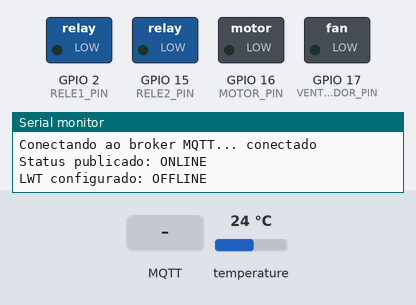
Simulated run of this sketch. Board: ESP32. Shown: switched loads named in the sketch (green lamp = pin HIGH), the last lines printed to the serial monitor. The inputs (shaded band) are chosen by the test bench; at power-on: temperature 24 °C. WiFi joins after 1.5 s; servers stay silent unless stated; no MQTT or app messages arrive unless stated.

Above: at 3.7 s.
3.8 s: MQTT message "ON" arrives on the first subscribed topic
At 5.0 s:
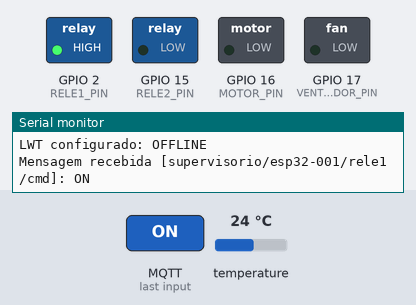
5.3 s: MQTT message "ON" arrives on the third subscribed topic
At 6.7 s:
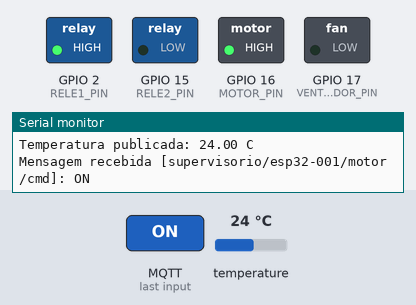
7.2 s: MQTT message "1" arrives on the first subscribed topic
At 7.8 s:
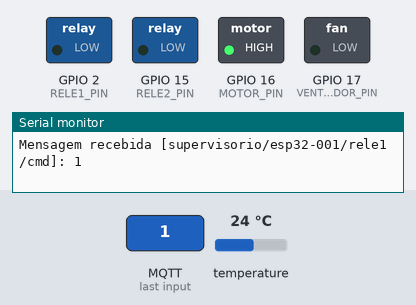
8.7 s: MQTT message "ON" arrives on the second subscribed topic
At 9.9 s:
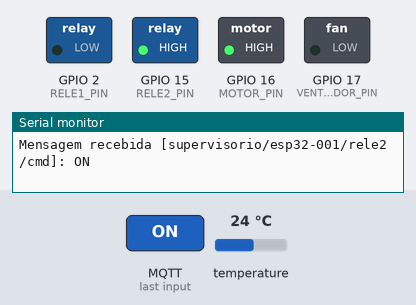
10.2 s: MQTT message "1" arrives on the third subscribed topic
At 11.8 s:
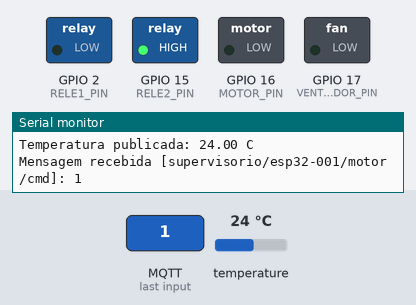
12.2 s: MQTT message "1" arrives on the second subscribed topic
At 12.8 s:
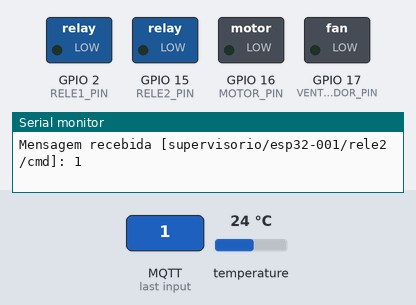
Timing chart, 0 to 14.7 s (numbered marks = the images above; inputs shaded):
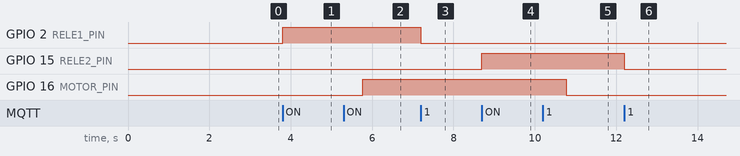

The sketch:

MqttConect.ino
```cpp
#include <WiFi.h>
#include <PubSubClient.h>
#include <WiFiClientSecure.h>
#include <OneWire.h>
#include <DallasTemperature.h>

// ============================================
// CREDENCIAIS DO WIFI
// ============================================
const char* ssid     = "suaredewifi"; // sua rede
const char* password = "********************"; // senha wifi

// ============================================
// CREDENCIAIS DO HIVEMQ CLOUD
// ============================================
const char* mqtt_broker   = "suacredenciais.s1.eu.hivemq.cloud";//credenciais
const int   mqtt_port     = 8883;
const char* mqtt_username = "********"; // username do broker mqtt
const char* mqtt_password = "**************"; // senhar do seu broker

// ============================================
// DS18B20
// ============================================
#define ONE_WIRE_BUS 4
OneWire oneWire(ONE_WIRE_BUS);
DallasTemperature sensors(&oneWire);

// ============================================
// PINOS DAS CARGAS
// ============================================
#define RELE1_PIN       2
#define RELE2_PIN       15
#define MOTOR_PIN       16
#define VENTILADOR_PIN  17

// ============================================
// TÓPICOS MQTT
// ============================================
const char* topic_temp        = "supervisorio/esp32-001/temperatura";

const char* topic_rele1_cmd   = "supervisorio/esp32-001/rele1/cmd";
const char* topic_rele1_state = "supervisorio/esp32-001/rele1/state";

const char* topic_rele2_cmd   = "supervisorio/esp32-001/rele2/cmd";
const char* topic_rele2_state = "supervisorio/esp32-001/rele2/state";

const char* topic_motor_cmd   = "supervisorio/esp32-001/motor/cmd";
const char* topic_motor_state = "supervisorio/esp32-001/motor/state";

const char* topic_vent_cmd    = "supervisorio/esp32-001/ventilador/cmd";
const char* topic_vent_state  = "supervisorio/esp32-001/ventilador/state";

const char* topic_status      = "supervisorio/esp32-001/status";

// ============================================
// ESTADOS ATUAIS
// ============================================
bool estadoRele1 = false;
bool estadoRele2 = false;
bool estadoMotor = false;
bool estadoVent  = false;

WiFiClientSecure espClient;
PubSubClient client(espClient);

// ============================================
// WIFI
// ============================================
void setup_wifi() {

  delay(10);

  Serial.println();
  Serial.print("Conectando à rede: ");
  Serial.println(ssid);

  WiFi.begin(ssid, password);

  while (WiFi.status() != WL_CONNECTED) {
    delay(1000);
    Serial.print(".");
  }

  Serial.println();
  Serial.println("WiFi conectado");

  Serial.print("Endereço IP: ");
  Serial.println(WiFi.localIP());
}

// ============================================
// CALLBACK - MENSAGENS RECEBIDAS
// ============================================
void callback(char* topic, byte* payload, unsigned int length) {

  char payloadStr[length + 1];

  memcpy(payloadStr, payload, length);
  payloadStr[length] = '\0';

  Serial.print("Mensagem recebida [");
  Serial.print(topic);
  Serial.print("]: ");
  Serial.println(payloadStr);

  bool ligar = (String(payloadStr) == "ON");

  // ==========================================
  // RELÉ 1
  // ==========================================
  if (strcmp(topic, topic_rele1_cmd) == 0) {

    estadoRele1 = ligar;

    digitalWrite(
      RELE1_PIN,
      ligar ? HIGH : LOW
    );

    client.publish(
      topic_rele1_state,
      ligar ? "ON" : "OFF",
      true
    );
  }

  // ==========================================
  // RELÉ 2
  // ==========================================
  else if (strcmp(topic, topic_rele2_cmd) == 0) {

    estadoRele2 = ligar;

    digitalWrite(
      RELE2_PIN,
      ligar ? HIGH : LOW
    );

    client.publish(
      topic_rele2_state,
      ligar ? "ON" : "OFF",
      true
    );
  }

  // ==========================================
  // MOTOR
  // ==========================================
  else if (strcmp(topic, topic_motor_cmd) == 0) {

    estadoMotor = ligar;

    digitalWrite(
      MOTOR_PIN,
      ligar ? HIGH : LOW
    );

    client.publish(
      topic_motor_state,
      ligar ? "ON" : "OFF",
      true
    );
  }

  // ==========================================
  // VENTILADOR
  // ==========================================
  else if (strcmp(topic, topic_vent_cmd) == 0) {

    estadoVent = ligar;

    digitalWrite(
      VENTILADOR_PIN,
      ligar ? HIGH : LOW
    );

    client.publish(
      topic_vent_state,
      ligar ? "ON" : "OFF",
      true
    );
  }
}

// ============================================
// RECONEXÃO MQTT
// ============================================
void reconnect() {

  while (!client.connected()) {

    Serial.print("Conectando ao broker MQTT...");

    // ==================================================
    // LWT
    //
    // Se o ESP32 perder a conexão inesperadamente,
    // o HiveMQ publicará:
    //
    // supervisorio/esp32-001/status = offline
    //
    // O true faz essa mensagem ficar retida.
    // ==================================================

    if (client.connect(
          "ESP32-001",
          mqtt_username,
          mqtt_password,
          topic_status,
          0,
          true,
          "offline"
        )) {

      Serial.println(" conectado");

      // ==================================================
      // PUBLICA ONLINE
      // ==================================================
      client.publish(
        topic_status,
        "online",
        true
      );

      // ==================================================
      // SUBSCRIBE DOS COMANDOS
      // ==================================================
      client.subscribe(topic_rele1_cmd);
      client.subscribe(topic_rele2_cmd);
      client.subscribe(topic_motor_cmd);
      client.subscribe(topic_vent_cmd);

      // ==================================================
      // PUBLICA ESTADOS ATUAIS DAS CARGAS
      // ==================================================
      client.publish(
        topic_rele1_state,
        estadoRele1 ? "ON" : "OFF",
        true
      );

      client.publish(
        topic_rele2_state,
        estadoRele2 ? "ON" : "OFF",
        true
      );

      client.publish(
        topic_motor_state,
        estadoMotor ? "ON" : "OFF",
        true
      );

      client.publish(
        topic_vent_state,
        estadoVent ? "ON" : "OFF",
        true
      );

      Serial.println("Status publicado: ONLINE");
      Serial.println("LWT configurado: OFFLINE");

    } else {

      Serial.print(" falha, rc=");
      Serial.print(client.state());

      Serial.println(
        " tentando novamente em 5 segundos"
      );

      delay(5000);
    }
  }
}

// ============================================
// SETUP
// ============================================
void setup() {

  Serial.begin(115200);

  delay(500);

  // ==========================================
  // PINOS DAS CARGAS
  // ==========================================
  pinMode(RELE1_PIN, OUTPUT);
  pinMode(RELE2_PIN, OUTPUT);
  pinMode(MOTOR_PIN, OUTPUT);
  pinMode(VENTILADOR_PIN, OUTPUT);

  digitalWrite(RELE1_PIN, LOW);
  digitalWrite(RELE2_PIN, LOW);
  digitalWrite(MOTOR_PIN, LOW);
  digitalWrite(VENTILADOR_PIN, LOW);

  // ==========================================
  // DS18B20
  // ==========================================
  sensors.begin();

  // ==========================================
  // WIFI
  // ==========================================
  setup_wifi();

  // ==========================================
  // MQTT
  // ==========================================
  espClient.setInsecure();

  client.setServer(
    mqtt_broker,
    mqtt_port
  );

  client.setCallback(callback);
}

// ============================================
// LOOP
// ============================================
void loop() {

  // ==========================================
  // VERIFICA MQTT
  // ==========================================
  if (!client.connected()) {
    reconnect();
  }

  client.loop();

  // ==========================================
  // PUBLICAÇÃO DA TEMPERATURA
  // ==========================================
  static unsigned long lastPublish = 0;

  if (millis() - lastPublish > 5000) {

    lastPublish = millis();

    sensors.requestTemperatures();

    float tempC =
      sensors.getTempCByIndex(0);

    if (tempC != DEVICE_DISCONNECTED_C) {

      char buf[16];

      dtostrf(
        tempC,
        4,
        2,
        buf
      );

      client.publish(
        topic_temp,
        buf
      );

      Serial.print("Temperatura publicada: ");
      Serial.print(buf);
      Serial.println(" C");

    } else {

      Serial.println(
        "DS18B20 desconectado!"
      );
    }
  }
}
```

Measured:
- after the input at 3.8 s, GPIO 2 (RELE1_PIN): LOW → HIGH at once
- after the input at 5.3 s, GPIO 16 (MOTOR_PIN): LOW → HIGH after 0.47 s
- after the input at 7.2 s, GPIO 2 (RELE1_PIN): HIGH → LOW at once
- after the input at 8.7 s, GPIO 15 (RELE2_PIN): LOW → HIGH at once
- after the input at 10.2 s, GPIO 16 (MOTOR_PIN): HIGH → LOW after 0.57 s
- after the input at 12.2 s, GPIO 15 (RELE2_PIN): HIGH → LOW at once
